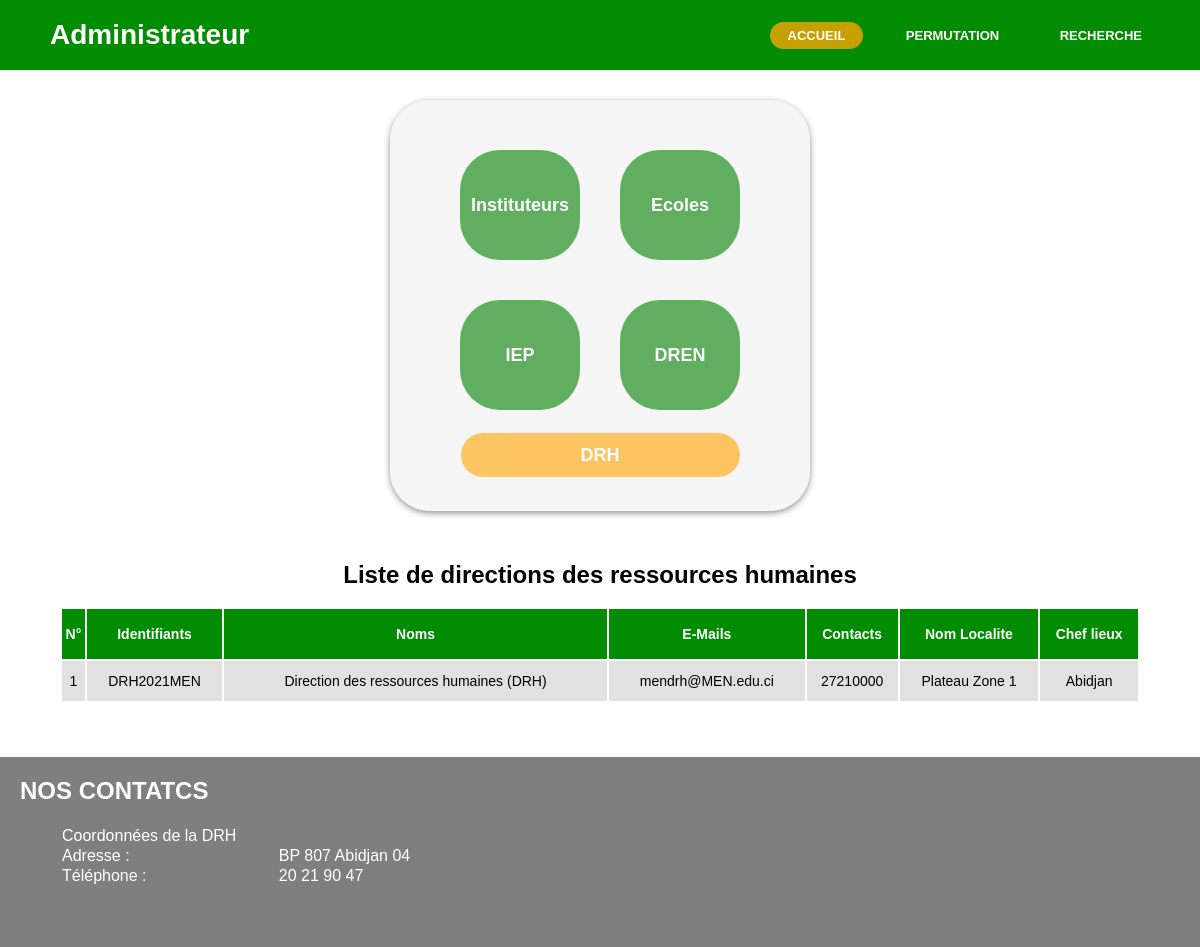
The app's page /views/admin/drhadmin.php with its own data.
### tables this page shows
CREATE TABLE `drh_men` (
  `Id_drh` varchar(100) NOT NULL,
  `nom_drh` varchar(100) NOT NULL,
  `mail_drh` varchar(100) NOT NULL,
  `contact_drh` varchar(10) NOT NULL,
  `Id_localite` int(11) NOT NULL,
  `matricule_respo` varchar(100) NOT NULL,
  `nom_respo` varchar(50) NOT NULL,
  `prenoms_respo` varchar(100) NOT NULL,
  `mails_respo` varchar(100) NOT NULL,
  `tel_respo` int(10) NOT NULL
);

CREATE TABLE `localite` (
  `Id_localite` int(11) NOT NULL,
  `nom_localite` varchar(100) NOT NULL,
  `Chef_Lieux` varchar(100) NOT NULL
);

### models/Mod_admin/bd_admin.php (called while the page is built, shortened)
<?php
function liste_drh_All()
{
        $username = 'root';
        $pass = '';
        try {
                $user = new PDO('mysql:host=localhost;dbname=pct', $username, $pass);
                $user->setAttribute(PDO::ATTR_ERRMODE, PDO::ERRMODE_EXCEPTION);
                $user->setAttribute(PDO::MYSQL_ATTR_INIT_COMMAND, "SET NAMES 'UTF8'");
        } catch (PDOException $e) {
                die('echec lors de la connexion à la base de données:' . $e->getMessage());
        }
        $dren = $user->query("SELECT drh_men.Id_drh AS iden_drh, nom_drh, mail_drh, contact_drh, nom_localite, Chef_Lieux
        FROM drh_men, localite
        WHERE  drh_men.Id_localite = localite.Id_localite
        ORDER BY nom_drh
        ");
        $dren = $dren->fetchAll(PDO::FETCH_CLASS);
        return $dren;
}

### controllers/Con_Admin/ConAdmin.php (the view, shortened to what this page needs)
<?php
class ConAdmin
{
  public function liste_drh_All()
  {
    require 'models/Mod_admin/bd_admin.php';
    $resul = liste_drh_All();
    if ($resul == true) {
      $i = 1;
      echo "<h2 style=\"text-align:center\"> Liste de directions des ressources humaines </h2>";
      echo "<br><table width=\"90%\" style=\"font-size:14px;margin-left: 5%;\" ><tr height=\"50px\" style=\"color:white;background: rgb(1, 140, 1);border-raduis:20px;\" >
          <th> N° </th><th> Identifiants </th> <th> Noms </th><th> E-Mails </th> <th> Contacts</th><th> Nom Localite</th> <th> Chef lieux </th> </tr>";
      foreach ($resul as $key => $valeur) {
        echo "<tr height=\"40px\" style=\"background-color:#e1e1e1\"><td><center> " . $i . " </center></td>";
        echo "<td><center> " . $valeur->iden_drh . " </center></td>";
        echo "<td><center> " . $valeur->nom_drh . " </center></td>";
        echo "<td><center> " . $valeur->mail_drh . " </center></td>";
        echo "<td><center> " . $valeur->contact_drh . " </center></td>";
        echo "<td><center> " . $valeur->nom_localite . " </center></td>";
        echo "<td><center> " . $valeur->Chef_Lieux . " </center></td>";
        $i++;
      }
      echo "</tr></table>";
    } else {
      echo "<div style=\"background-color:red;color:white;font-size:20px; padding-top:20px;text-align:center;height:40px; opacity:0.6\">
          <i> Auccun resultat trouver ! </i>
          </div>";
    }
  }
}

### views/css/navbar.css (style rules this page uses)
* { padding: 0; margin: 0; text-decoration: none; font-family: Arial, Helvetica, sans-serif; }
body { width: 100%; }

### records on screen
drh_men: Id_drh "DRH2021MEN", nom_drh "Direction des ressources humaines (DRH)", mail_drh "mendrh@MEN.edu.ci", contact_drh "27210000", Id_localite.nom_localite "Plateau Zone 1", Id_localite.Chef_Lieux "Abidjan"
